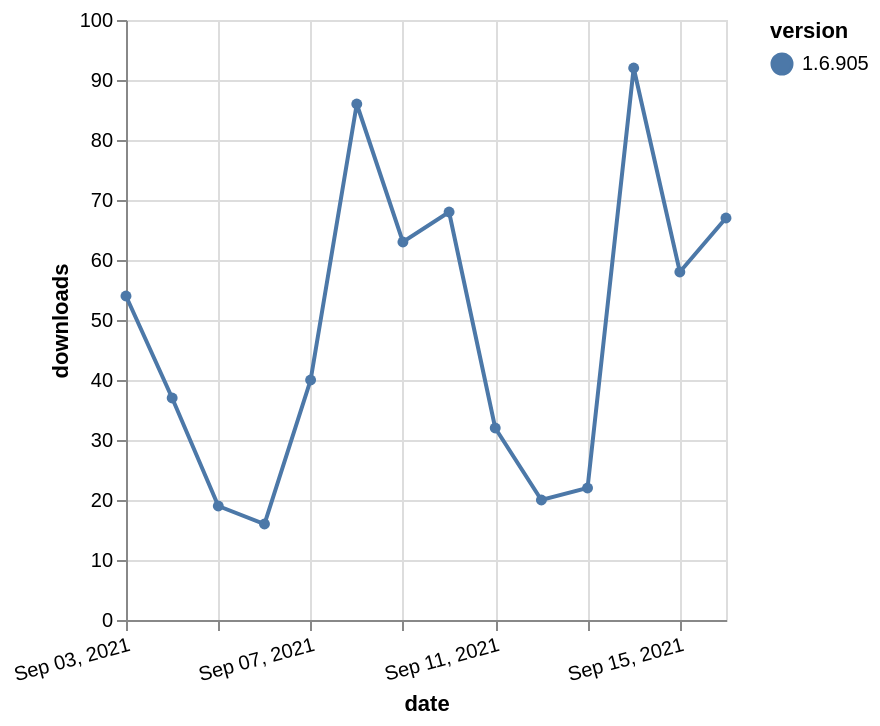

Specify this chart in Vega-Lite:
### Vega-Lite specification from a JSON file in a GitHub repository (floating-point values rounded to 4 significant figures)
{"$schema": "https://vega.github.io/schema/vega-lite/v5.json", "description": "A simple bar chart with embedded data.", "data": {"values": [{"date": "2021-09-03", "total": 76170, "delta": 54, "version": "1.6.905"}, {"date": "2021-09-04", "total": 76207, "delta": 37, "version": "1.6.905"}, {"date": "2021-09-05", "total": 76226, "delta": 19, "version": "1.6.905"}, {"date": "2021-09-06", "total": 76242, "delta": 16, "version": "1.6.905"}, {"date": "2021-09-07", "total": 76282, "delta": 40, "version": "1.6.905"}, {"date": "2021-09-08", "total": 76368, "delta": 86, "version": "1.6.905"}, {"date": "2021-09-09", "total": 76431, "delta": 63, "version": "1.6.905"}, {"date": "2021-09-10", "total": 76499, "delta": 68, "version": "1.6.905"}, {"date": "2021-09-11", "total": 76531, "delta": 32, "version": "1.6.905"}, {"date": "2021-09-12", "total": 76551, "delta": 20, "version": "1.6.905"}, {"date": "2021-09-13", "total": 76573, "delta": 22, "version": "1.6.905"}, {"date": "2021-09-14", "total": 76665, "delta": 92, "version": "1.6.905"}, {"date": "2021-09-15", "total": 76723, "delta": 58, "version": "1.6.905"}, {"date": "2021-09-16", "total": 76790, "delta": 67, "version": "1.6.905"}]}, "width": "container", "mark": {"type": "line", "point": {"filled": true}}, "encoding": {"x": {"field": "date", "type": "temporal", "timeUnit": "yearmonthdate", "title": "date", "axis": {"labelAngle": -15}}, "y": {"field": "delta", "type": "quantitative", "title": "downloads"}, "color": {"field": "version", "type": "nominal"}, "tooltip": {"field": "delta"}}}
